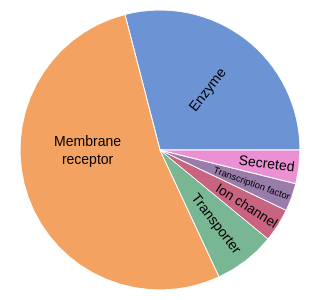
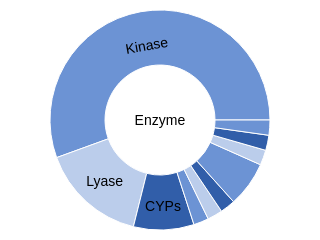
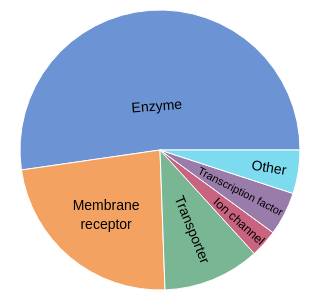
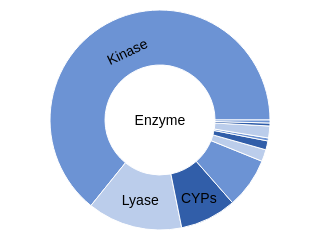

Source (notebook cell) for these figures, in order:
### Code cell
def sunburst_targets(df, name, set_level):

    df["target_list"] = df["target_classification"].apply(
        lambda x: x.split("  ") if isinstance(x, str) else []
    )
    max_levels = df["target_list"].apply(len).max()
    print(f"Max levels in target classification: {max_levels}")

    # Create level columns and pad with dummy
    for index, row in df.iterrows():
        levels = len(row["target_list"])
        for level in range(levels):
            col_name = f"level_{level + 1}"
            if col_name not in df.columns:
                df[col_name] = None
            df.at[index, col_name] = row["target_list"][level]

    desired_order = [
        "enzyme",
        "membrane receptor",
        "transporter",
        "ion channel",
        "transcription factor",
    ]
    df["level_1_order"] = df["level_1"].apply(
        lambda x: desired_order.index(x) if x in desired_order else len(desired_order)
    )
    df = df.sort_values("level_1_order").reset_index(drop=True)
    df = df.drop("level_1_order", axis=1)

    # Identify leaf nodes
    data = df["target_list"].tolist()
    paths = [tuple(x for x in row if x is not None) for row in data]
    internal_nodes = set()
    for p in paths:
        for i in range(1, len(p)):
            internal_nodes.add(p[:i])
    is_leaf = [p not in internal_nodes for p in paths]
    print(f"Number of leaf nodes: {sum(is_leaf)} out of {len(is_leaf)} total nodes.")

    # If not leaf, replace next level with 'unclassified'
    for i, leaf in enumerate(is_leaf):
        if not leaf:
            levels = len(df.iloc[i]["target_list"])
            for level in range(levels, max_levels):
                col_name = f"level_{level + 1}"
                df.at[i, col_name] = "unclassified"
                break

    df_levels = df[[f"level_{i + 1}" for i in range(set_level)]]
    print(df_levels.columns)

    # Rename small categories to 'rest'
    if name == "other" or name == "all":
        thresholds = {1: 10}

        for level in range(1, len(df_levels.columns) + 1):
            col_name = f"level_{level}"
            if col_name not in df_levels.columns:
                continue

            threshold = thresholds.get(
                level, 0
            )  # 0 means no filtering for other levels

            if threshold > 0:
                # Count occurrences at this level
                value_counts = df_levels[col_name].value_counts()
                small_categories = value_counts[value_counts < threshold].index.tolist()

                # For each row, if this level is a small category, rename it and all subsequent levels to 'rest'
                for idx in df_levels.index:
                    if df_levels.at[idx, col_name] in small_categories:
                        # Rename this level and all subsequent levels to 'rest'
                        for subsequent_level in range(
                            level, len(df_levels.columns) + 1
                        ):
                            subsequent_col = f"level_{subsequent_level}"
                            if (
                                subsequent_col in df_levels.columns
                                and df_levels.at[idx, subsequent_col] is not None
                            ):
                                df_levels.at[idx, subsequent_col] = "rest"

    # Get only rows with enzyme in level_1
    if set_level == 2:
        df_levels = df_levels[df_levels["level_1"] == "enzyme"].reset_index(drop=True)

        desired_order = [
            "kinase",
            "lyase",
            "cytochrome p450",
            "reductase",
            "hydrolase",
            "protease",
            "transferase",
            "unclassified",
            "isomerase",
        ]
        df_levels["level_2_order"] = df_levels["level_2"].apply(
            lambda x: (
                desired_order.index(x) if x in desired_order else len(desired_order)
            )
        )
        df_levels = df_levels.sort_values("level_2_order").reset_index(drop=True)
        df_levels = df_levels.drop("level_2_order", axis=1)

    names = []
    parents = []
    labels = []
    seen_nodes = set()
    counts = {}

    for _, row in df_levels.iterrows():
        path = [x for x in row if x is not None]  # Ignore Nones
        for i in range(len(path)):
            # Create unique id for each node (full path up to this node)
            node_id = "/".join(path[: i + 1])
            parent_id = "" if i == 0 else "/".join(path[:i])
            label_id = path[i]
            counts[node_id] = counts.get(node_id, 0) + 1

            if node_id not in seen_nodes:
                names.append(node_id)
                parents.append(parent_id)
                labels.append(label_id)
                seen_nodes.add(node_id)

    values = [counts[name] for name in names]

    print("names:", names)
    print("labels:", labels)
    print("parents:", parents)
    print("values:", values)

    # MANUALLY CHANGE FOR FORMATTING
    if name == "active" and set_level == 1:
        size = 300
        rotation = "radial"
        seq = [
            blue,
            orange,
            green,
            red,
            purple,
            pink,
            # turquoise
        ]
        # ['enzyme', 'membrane receptor', 'transporter', 'ion channel', 'transcription factor', 'secreted']
        labels = [
            "Enzyme",
            "Membrane<br>receptor",
            "Transporter",
            "Ion channel",
            "Transcription factor",
            "Secreted",
        ]

    if name == "active_enz" and set_level == 2:
        size = 150
        rotation = "auto"
        seq = [blue]

        # ['enzyme', 'kinase', 'lyase', 'cytochrome p450', 'reductase', 'hydrolase', 'protease', 'transferase', 'unclassified', 'isomerase', 'ligase']
        labels = ["Enzyme", "Kinase", "Lyase", "CYPs", "", "", "", "", "", "", ""]

    if name == "other" and set_level == 1:
        size = 300
        rotation = "auto"
        seq = [
            blue,
            orange,
            green,
            red,
            purple,
            # pink,
            turquoise,
        ]
        # ['enzyme', 'membrane receptor', 'transporter', 'ion channel', 'transcription factor', 'rest']
        labels = [
            "Enzyme",
            "Membrane<br>receptor",
            "Transporter",
            "Ion channel",
            "Transcription factor",
            "Other",
        ]

    if name == "other_enz" and set_level == 2:
        size = 150
        rotation = "auto"
        seq = [blue]
        # ['enzyme', 'kinase', 'lyase', 'cytochrome p450', 'reductase', 'hydrolase', 'protease', 'unclassified', 'isomerase', 'transferase', 'phosphodiesterase']
        labels = ["Enzyme", "Kinase", "Lyase", "CYPs", "", "", "", "", "", "", ""]

    fig = px.sunburst(
        ids=names,
        names=labels,
        parents=parents,
        values=values,
        color=None,
        color_discrete_sequence=seq,
    )

    fig.update_traces(
        branchvalues="total",
        sort=False,
        insidetextorientation=rotation,
        textfont=dict(color="black", size=14, family="sans-serif"),
        leaf=dict(opacity=1),
    )
    fig.update_layout(margin=dict(t=10, l=10, r=10, b=10))
    fig.update_layout(width=size, height=size)

    fig.write_image(
        f"figures/sunburst_{name}.svg", format="svg", width=size, height=size
    )

    fig.show()


df = pd.read_csv("drug-metabolite_pairs_active.csv")
sunburst_targets(df, "active", 1)
sunburst_targets(df, "active_enz", 2)
df = pd.read_csv("drug-metabolite_pairs_non_active.csv")
sunburst_targets(df, "other", 1)
sunburst_targets(df, "other_enz", 2)

### Figure 1 — Plotly figure (JSON) as saved in the notebook; plotly's stock layout.template omitted (floating-point values rounded to 4 significant figures)
{"data": [{"branchvalues": "total", "domain": {"x": [0, 1], "y": [0, 1]}, "hovertemplate": "label=%{label}<br>value=%{value}<br>parent=%{parent}<br>id=%{id}<extra></extra>", "ids": ["enzyme", "membrane receptor", "transporter", "ion channel", "transcription factor", "secreted"], "insidetextorientation": "radial", "labels": ["Enzyme", "Membrane<br>receptor", "Transporter", "Ion channel", "Transcription factor", "Secreted"], "leaf": {"opacity": 1}, "name": "", "parents": ["", "", "", "", "", ""], "sort": false, "textfont": {"color": "black", "family": "sans-serif", "size": 14}, "type": "sunburst", "values": [45, 82, 11, 6, 5, 6]}], "layout": {"height": 300, "legend": {"tracegroupgap": 0}, "margin": {"b": 10, "l": 10, "r": 10, "t": 10}, "sunburstcolorway": ["#6C93D4", "#F4A261", "#79B794", "#C96480", "#9a7caa", "#EA90D3"], "width": 300}}

### Figure 2 — Plotly figure (JSON) as saved in the notebook; plotly's stock layout.template omitted (floating-point values rounded to 4 significant figures)
{"data": [{"branchvalues": "total", "domain": {"x": [0, 1], "y": [0, 1]}, "hovertemplate": "label=%{label}<br>value=%{value}<br>parent=%{parent}<br>id=%{id}<extra></extra>", "ids": ["enzyme", "enzyme/kinase", "enzyme/lyase", "enzyme/cytochrome p450", "enzyme/reductase", "enzyme/hydrolase", "enzyme/protease", "enzyme/transferase", "enzyme/unclassified", "enzyme/isomerase", "enzyme/ligase"], "insidetextorientation": "auto", "labels": ["Enzyme", "Kinase", "Lyase", "CYPs", "", "", "", "", "", "", ""], "leaf": {"opacity": 1}, "name": "", "parents": ["", "enzyme", "enzyme", "enzyme", "enzyme", "enzyme", "enzyme", "enzyme", "enzyme", "enzyme", "enzyme"], "sort": false, "textfont": {"color": "black", "family": "sans-serif", "size": 14}, "type": "sunburst", "values": [45, 25, 7, 4, 1, 1, 1, 3, 1, 1, 1]}], "layout": {"height": 150, "legend": {"tracegroupgap": 0}, "margin": {"b": 10, "l": 10, "r": 10, "t": 10}, "sunburstcolorway": ["#6C93D4"], "width": 150}}

### Figure 3 — Plotly figure (JSON) as saved in the notebook; plotly's stock layout.template omitted (floating-point values rounded to 4 significant figures)
{"data": [{"branchvalues": "total", "domain": {"x": [0, 1], "y": [0, 1]}, "hovertemplate": "label=%{label}<br>value=%{value}<br>parent=%{parent}<br>id=%{id}<extra></extra>", "ids": ["enzyme", "membrane receptor", "transporter", "ion channel", "transcription factor", "rest"], "insidetextorientation": "auto", "labels": ["Enzyme", "Membrane<br>receptor", "Transporter", "Ion channel", "Transcription factor", "Other"], "leaf": {"opacity": 1}, "name": "", "parents": ["", "", "", "", "", ""], "sort": false, "textfont": {"color": "black", "family": "sans-serif", "size": 14}, "type": "sunburst", "values": [229, 102, 49, 14, 22, 22]}], "layout": {"height": 300, "legend": {"tracegroupgap": 0}, "margin": {"b": 10, "l": 10, "r": 10, "t": 10}, "sunburstcolorway": ["#6C93D4", "#F4A261", "#79B794", "#C96480", "#9a7caa", "#7CDBEE"], "width": 300}}

### Figure 4 — Plotly figure (JSON) as saved in the notebook; plotly's stock layout.template omitted (floating-point values rounded to 4 significant figures)
{"data": [{"branchvalues": "total", "domain": {"x": [0, 1], "y": [0, 1]}, "hovertemplate": "label=%{label}<br>value=%{value}<br>parent=%{parent}<br>id=%{id}<extra></extra>", "ids": ["enzyme", "enzyme/kinase", "enzyme/lyase", "enzyme/cytochrome p450", "enzyme/reductase", "enzyme/hydrolase", "enzyme/protease", "enzyme/transferase", "enzyme/unclassified", "enzyme/isomerase", "enzyme/phosphodiesterase"], "insidetextorientation": "auto", "labels": ["Enzyme", "Kinase", "Lyase", "CYPs", "", "", "", "", "", "", ""], "leaf": {"opacity": 1}, "name": "", "parents": ["", "enzyme", "enzyme", "enzyme", "enzyme", "enzyme", "enzyme", "enzyme", "enzyme", "enzyme", "enzyme"], "sort": false, "textfont": {"color": "black", "family": "sans-serif", "size": 14}, "type": "sunburst", "values": [229, 147, 32, 19, 17, 4, 3, 1, 4, 1, 1]}], "layout": {"height": 150, "legend": {"tracegroupgap": 0}, "margin": {"b": 10, "l": 10, "r": 10, "t": 10}, "sunburstcolorway": ["#6C93D4"], "width": 150}}
